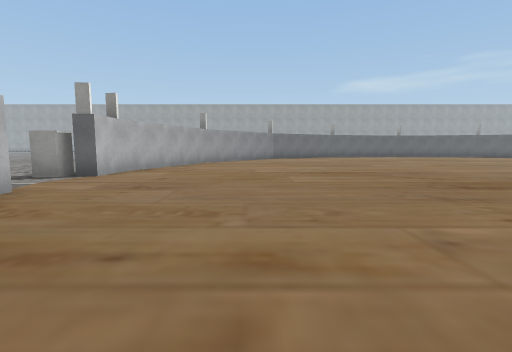
view 1 (above)

19 first-person views from a walk through a 3-D level made in the Unity game engine. The camera is 1.2 m above the floor, tilts 6° down and sees 85° across. The floor is counted in squares, 2 m on a side. Each view is taken from the middle of a square. On the plan, view 1 faces up. The plan holds only what a view shows up to about 9 squares ahead; the rest is blank. The place goes on beyond the plan. Some surface patterns are stand-ins.

view 2
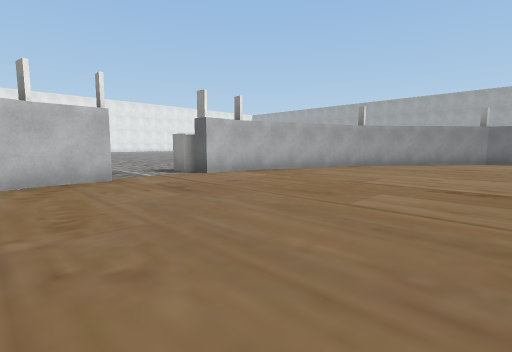

view 3
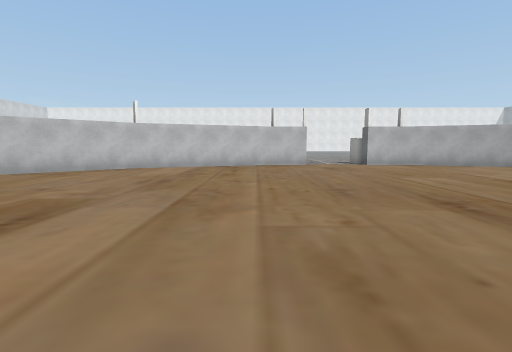

view 4
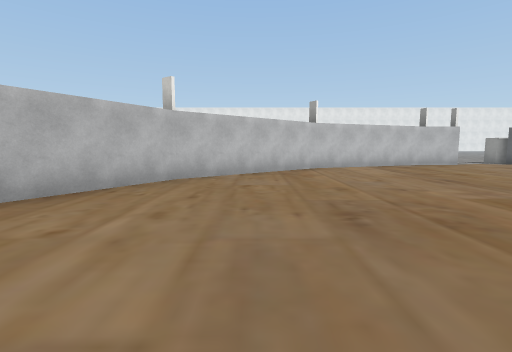

view 5
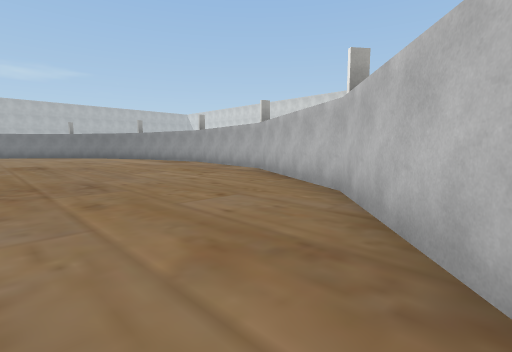

view 6
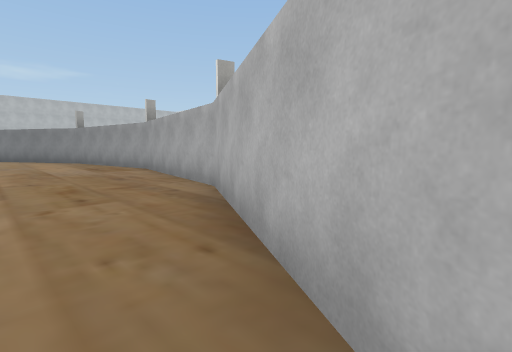

view 7
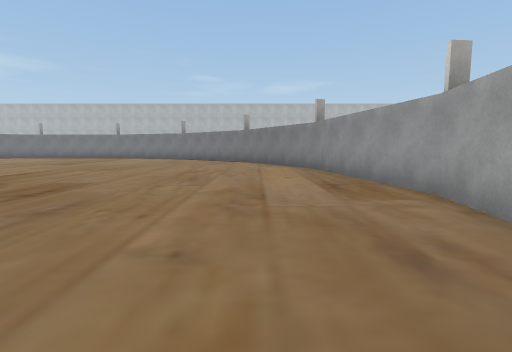

view 8
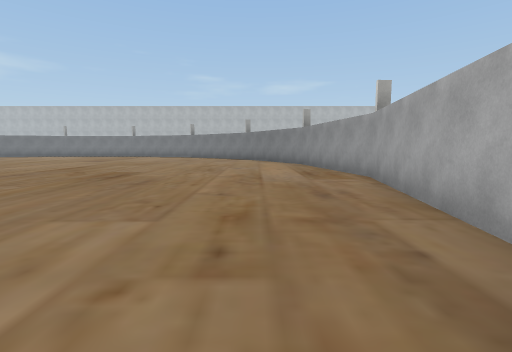

view 9
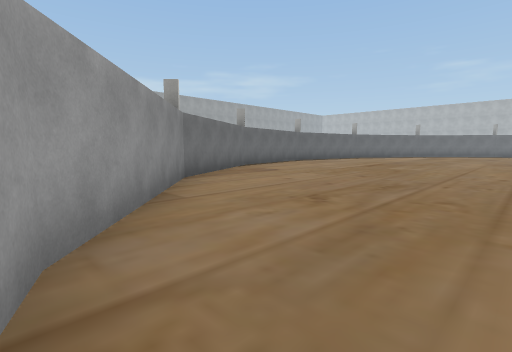

view 10
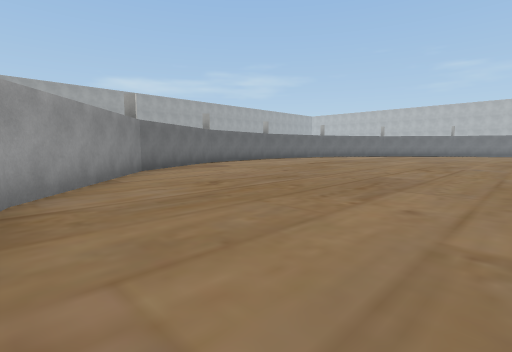

view 11
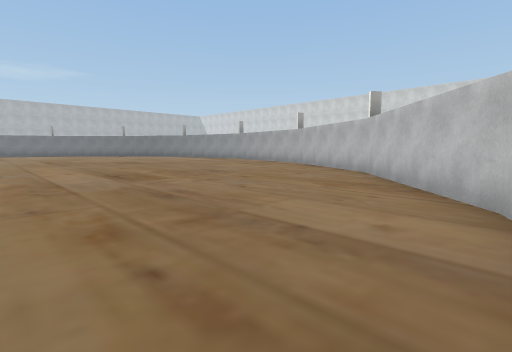

view 12
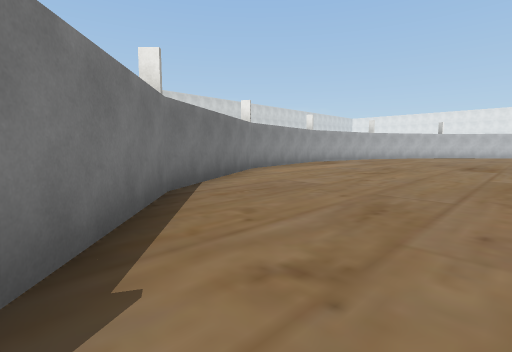

view 13
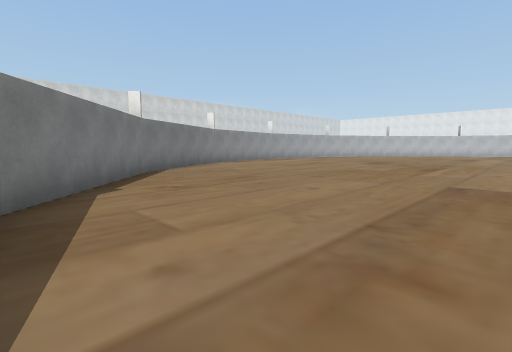

view 14
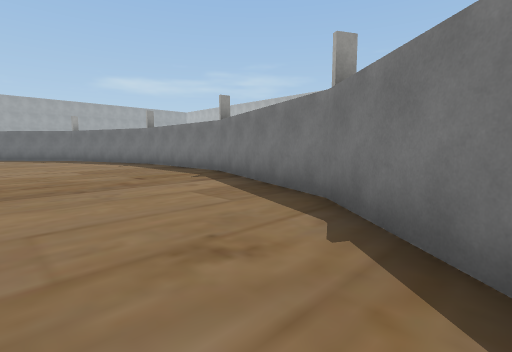

view 15
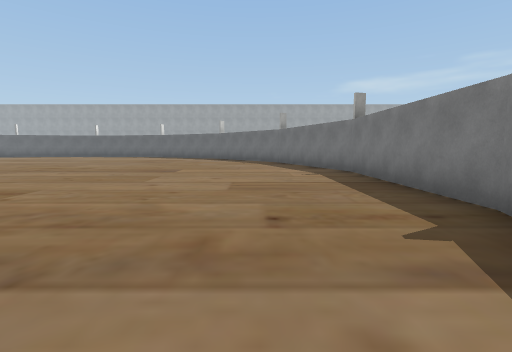

view 16
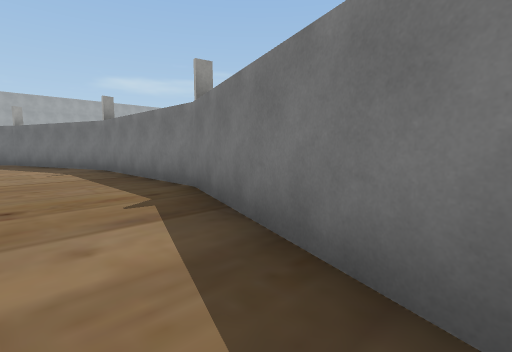

view 17
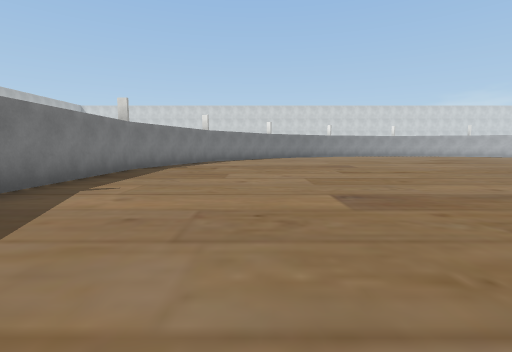

view 18
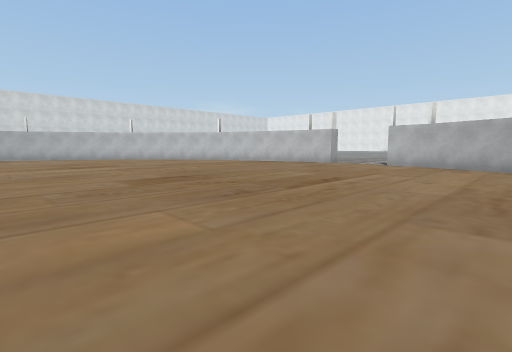

view 19
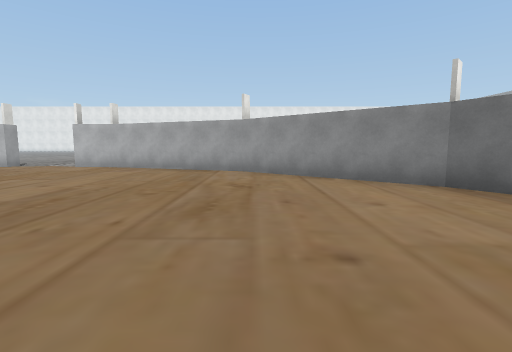

### Floor plan
Points are (right, up) in squares from view 1. A wall is a line through its corners. A room is listed if a view was taken in it or the views show most of it. See-through windows are left out.
Room 1 (views 1, 2, 3, 4, 5, 6, 7, 8, 9, 10, 11, 12, 13, 14, 15, 16, 17, 18, 19)
walls: (-3.7, 3.7) (-3.2, 3.7) (-3.2, 2.6) (-1.8, -1.3) (0.9, -4.5) (4.5, -6.5) (8.5, -7.3) (12.6, -6.6) (16.2, -4.5) (18.9, -1.3) (20.3, 2.6) (20.3, 6.8) (18.9, 10.6) (18.5, 11.1); (2, 14.5) (0.9, 13.8) (-1.8, 10.7) (-3.2, 6.8) (-3.2, 6.1)
objects: block (-4, 6)

Positions as (right, up) in squares from view 1, and headings:
1: (0, 0), facing up
2: (2, 2), facing up-left
3: (6, 2), facing left
4: (6, -3), facing left
5: (-1, -1), facing down-right
6: (1, -4), facing down-right
7: (5, -5), facing right
8: (3, -5), facing right
9: (-2, 9), facing up-right
10: (-2, 7), facing up-right
11: (-2, 2), facing down-right
12: (18, -1), facing down-left
13: (19, 2), facing down-left
14: (16, -3), facing up-right
15: (18, 0), facing up
16: (18, -1), facing up-right
17: (17, 10), facing down
18: (6, 9), facing down-left
19: (5, 11), facing left
